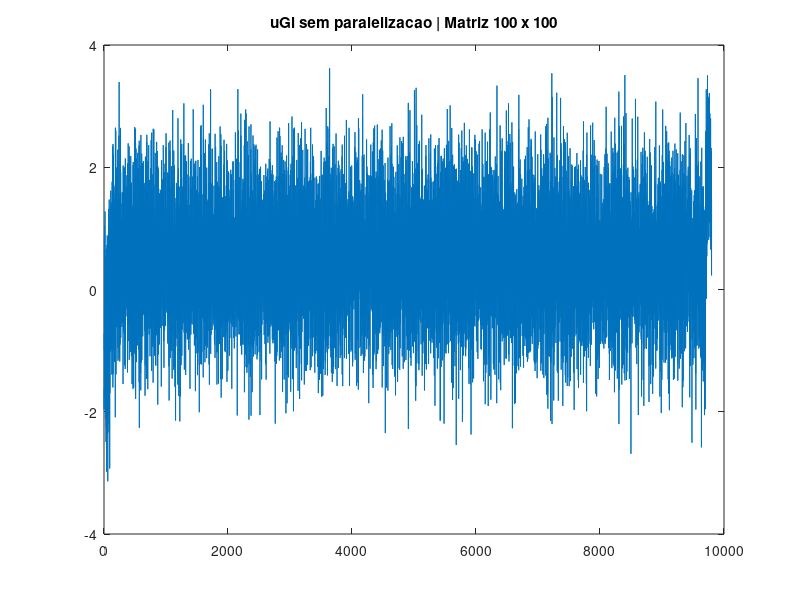
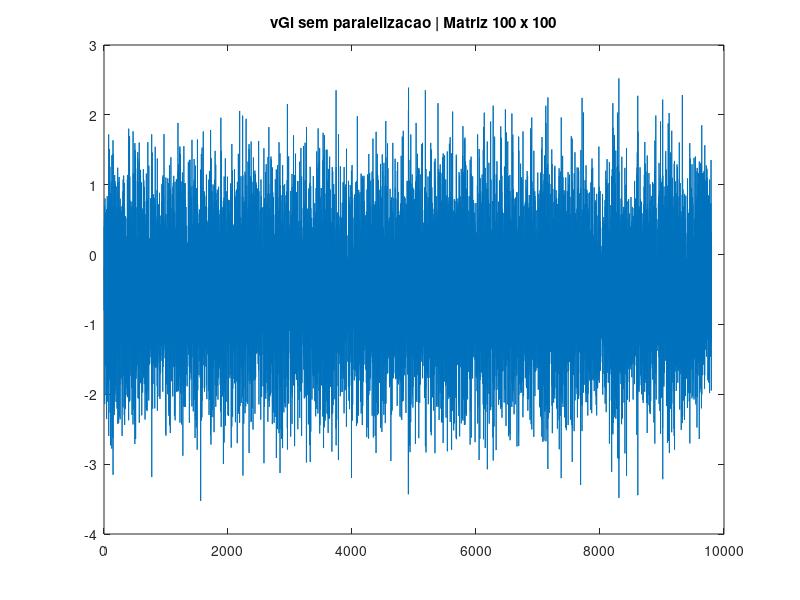
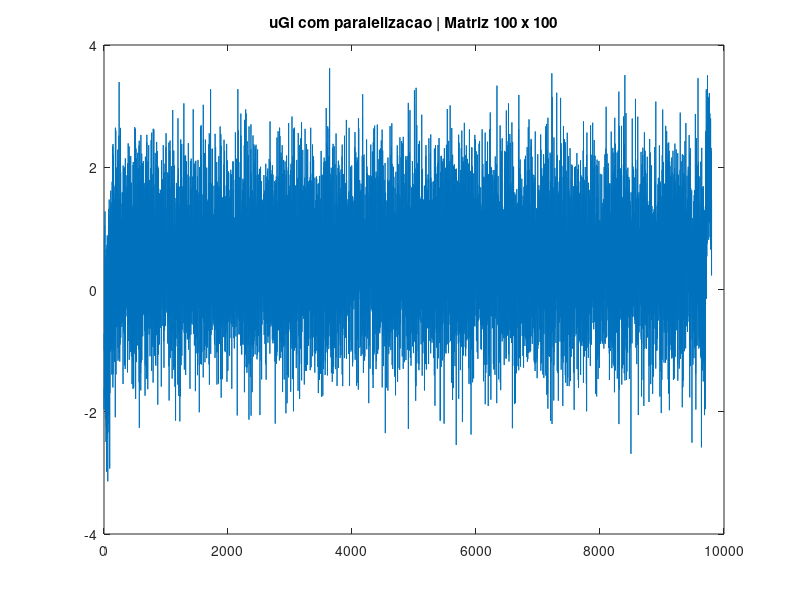
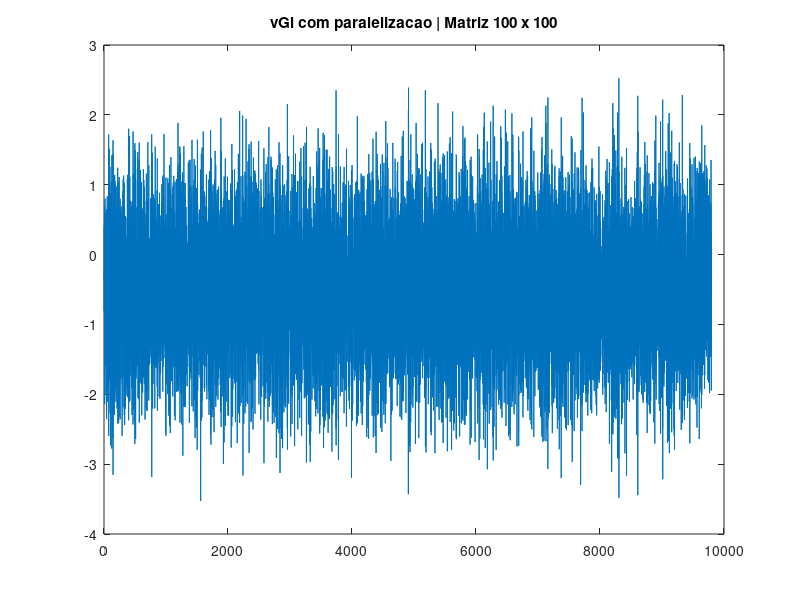

Source code (MATLAB) for these figures, in order:
# Codigo ira plotar dados resultantes do codigo fortran
# com e sem paralelizacao
# Autor: Fernando Emilio Puntel

# Plot sem paralelizacao

 load uGl.txt;
 who;            
 uGl;
 figure(1)
 clf ()
 plot(uGl)
title('uGl sem paralelizacao | Matriz 100 x 100')
  
 hold off
load vGl.txt;
who;            
vGl;
 figure(2)
plot(vGl)
title('vGl sem paralelizacao | Matriz 100 x 100')

# Plot com paralelizacao
hold off
 load uGlParalelizado.txt;
 who;            
 uGlParalelizado;
 figure(3)
 plot(uGlParalelizado)
 title('uGl com paralelizacao | Matriz 100 x 100')
  
load vGlParalelizado.txt;
who;            
vGlParalelizado;
 figure(4)
plot(vGlParalelizado)
 title('vGl com paralelizacao | Matriz 100 x 100')
